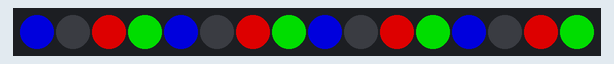
The sketch below on a simulated Arduino Uno, built with avr-gcc and run on an emulated ATmega328P. Parts: 16 RGB LEDs in strip order, left to right. Dim RGB values are drawn brighter than linear.

Above: at 0.38 s.
At 0.84 s:
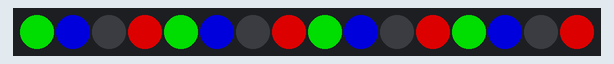

Measured:
- by itself, everything shown: repeats every 0.60 s, in 4 steps

The sketch:

LED_Test_NeoPixel.ino
```cpp
#include <Adafruit_NeoPixel.h>

#define POWER_PIN    13
#define DATA_PIN     12
#define NUMPIXELS    16

Adafruit_NeoPixel pixels(NUMPIXELS, DATA_PIN, NEO_GRB + NEO_KHZ800);

int offset = 0; // shifts the pattern each time

void setup() {
  pinMode(POWER_PIN, OUTPUT);
  digitalWrite(POWER_PIN, HIGH);
  delay(10);
  pixels.begin();
}

void loop() {
  pixels.clear();

  // Loop through all 16 LEDs
  for(int i = 0; i < NUMPIXELS; i++) {
    // This creates a repeating pattern: Red, Green, Blue, Off, Red, Green, Blue...
    if ((i + offset) % 4 == 0) {
      pixels.setPixelColor(i, pixels.Color(150, 0, 0));   // Red
    } else if ((i + offset) % 4 == 1) {
      pixels.setPixelColor(i, pixels.Color(0, 150, 0));   // Green
    } else if ((i + offset) % 4 == 2) {
      pixels.setPixelColor(i, pixels.Color(0, 0, 150));   // Blue
    }
    // The 4th state ( % 4 == 3 ) is left as "clear"
  }

  pixels.show();

  offset++; // Shift the starting point for the next frame
  if (offset >= 4) offset = 0;

  delay(150); //
}
```
